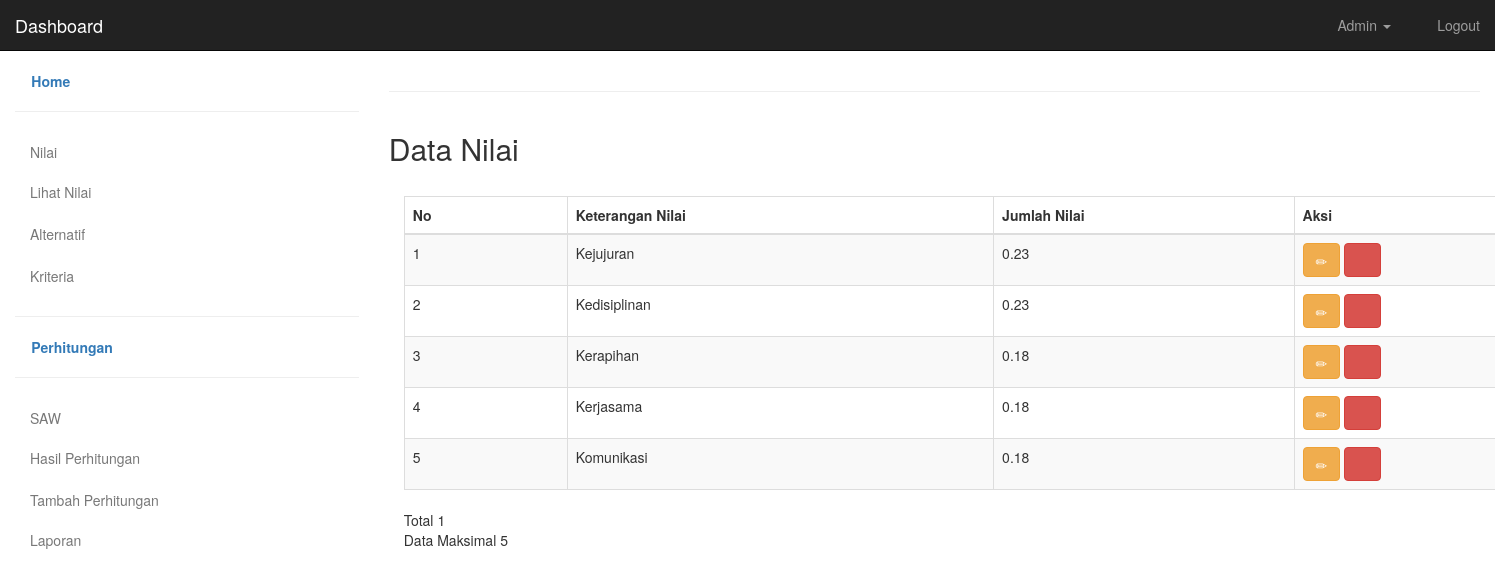
Page /nilai.php on the committed database.
### tables this page shows
CREATE TABLE IF NOT EXISTS `nilai` (
  `id_nilai` int(6) NOT NULL,
  `ket_nilai` varchar(45) NOT NULL,
  `jum_nilai` double NOT NULL
);

### includes/nilai.inc.php (called while the page is built, shortened)
<?php
class Nilai{
	private $conn;
	private $table_name = "nilai";
	public function __construct($db){
		$this->conn = $db;
	}
	function readHasil(){
		$query = 'SELECT SUM(jum_nilai) from `nilai`';
		$stmt = $this->conn->prepare( $query );
		$stmt->execute();
		return $stmt;
	}
	function readAll(){
		$query = "SELECT * FROM ".$this->table_name." ORDER BY id_nilai ASC";
		$stmt = $this->conn->prepare( $query );
		$stmt->execute();
		return $stmt;
	}
}
?>

### nilai.php (the view, shortened to what this page needs)
<!DOCTYPE html>
<html lang="en">
    <head>
        <link href="css/bootstrap.min.css" rel="stylesheet">
        <link href="css/styles.css" rel="stylesheet">
    </head>
    <body>
<div id="top-nav" class="navbar navbar-inverse navbar-static-top">
    <div class="container-fluid">
        <div class="navbar-header">
            <a class="navbar-brand" href="#">Dashboard</a>
        </div>
        <div class="navbar-collapse collapse">
            <ul class="nav navbar-nav navbar-right">
                <li class="dropdown">
                    <a class="dropdown-toggle" role="button" data-toggle="dropdown" href="#"><i class="glyphicon glyphicon-user"></i> Admin <span class="caret"></span></a>
                </li>
                <li><a href="#"><i class="glyphicon glyphicon-lock"></i> Logout</a></li>
            </ul>
        </div>
    </div>
</div>
<div class="container-fluid">
    <div class="row">
        <div class="col-sm-3">
            <a href="#"><strong><i class="glyphicon glyphicon-wrench"></i> Home</strong></a>
            <hr>
            <ul class="nav nav-stacked">
                <li class="nav-header"> <a href="#" data-toggle="collapse" data-target="#userMenu">Nilai <i class="glyphicon glyphicon-chevron-down"></i></a>
                    <ul class="nav nav-stacked collapse in" id="userMenu">
                        </li>
                        <li><a href="nilai.php">Lihat Nilai</a>
                        </li>
                    </ul>
                <li class="nav-header"> <a href="#" data-toggle="collapse" data-target="#menu2"> Alternatif <i class="glyphicon glyphicon-chevron-right"></i></a>
                        </li>
                <li class="nav-header">
                    <a href="#" data-toggle="collapse" data-target="#menu3"> Kriteria <i class="glyphicon glyphicon-chevron-right"></i></a>
                </li>
            <hr>
            <a href="#"><strong><i class="glyphicon glyphicon-list"></i> Perhitungan</strong></a>
            <hr>
             <ul class="nav nav-stacked">
                <li class="nav-header"> <a href="#" data-toggle="collapse" data-target="#perhitungan">SAW <i class="glyphicon glyphicon-chevron-down"></i></a>
                    <ul class="nav nav-stacked collapse in" id="perhitungan">
                        </li>
                        <li><a href="saw.php">Hasil Perhitungan</a>
                        </li>
                        <li><a href="tambah_saw.php">Tambah Perhitungan</a>
                        </li>
                    </ul>
                <ul class="nav nav-stacked">
                <li class="nav-header"> <a href="laporan.php" data-toggle="collapse" data-target="#laporan">Laporan<i class="glyphicon glyphicon-chevron-down"></i></a>
        </div>
        <div class="col-sm-9">
            <hr>
                <?php
include_once 'header.php';
include_once 'includes/nilai.inc.php';
$pro = new Nilai($db);
$stmt = $pro->readAll();
?>
    <div class="row">
        <h2>Data Nilai</h2>
        <div class="col-md-5 text-left">
        </div>
        <div class="col-md-5 text-right">
        </div>
    </div>
    <br/>
    <table  class="table table-striped table-bordered" id="tabeldata">
        <thead>
            <tr>
                <th width="25px">No</th>
                <th width="25px">Keterangan Nilai</th>
                <th width="25px">Jumlah Nilai</th>
                <th width="25px">Aksi</th>
            </tr>
        </thead>
        <tbody>
<?php
$no=1;
while ($row = $stmt->fetch(PDO::FETCH_ASSOC) ){
?>
            <tr>
                <td><?php echo $no++ ?></td>
                <td><?php echo $row['ket_nilai'] ?></td>
                <td><?php echo $row['jum_nilai'] ?></td>
                <td >
                    <a href="ubah_nilai.php?id=<?php echo $row['id_nilai'] ?>" class="btn btn-warning"><span class="glyphicon glyphicon-pencil" aria-hidden="true"></span></a>
                    <a href="nilai-hapus.php?id=<?php echo $row['id_nilai'] ?>" onclick="return confirm('Yakin ingin menghapus data')" class="btn btn-danger"><span class="glyphicon glyphicon-trash" aria-hidden="true"></span></a>
                </td>
            </tr>
<?php
}
?>
        </tbody>
    </table>
<?php
 $pro = new Nilai($db);
    $stmt = $pro->readHasil();
  while($row1=$stmt->fetch(PDO::FETCH_ASSOC))
  {
    $jum_nilai=$row1['SUM(jum_nilai)'];
 ?>
  <tr>
    <td class="foot">Total</td>
    <td class="foot"><?php echo $jum_nilai ?></td>
  </tr><br>
  <?php } ?>
  <?php
        if ($no >5 )
        {
        echo "Data Maksimal 5";
        }
        else{
            ?>
            <button onclick="location.href='tambah_nilai.php'" class="btn btn-primary">Tambah Data</button>
        <?php
        }
        ?>
	</body>
</html>

### css/styles.css (style rules this page uses)
.navbar-static-top { margin-bottom:20px; }
i { font-size:16px; }
.nav > li > a { color:#787878; }

### rows in the picture
nilai: ket_nilai "Kejujuran", jum_nilai "0.23"
nilai: ket_nilai "Kedisiplinan", jum_nilai "0.23"
nilai: ket_nilai "Kerapihan", jum_nilai "0.18"
nilai: ket_nilai "Kerjasama", jum_nilai "0.18"
nilai: ket_nilai "Komunikasi", jum_nilai "0.18"

### other values in the picture
$jum_nilai "1"
